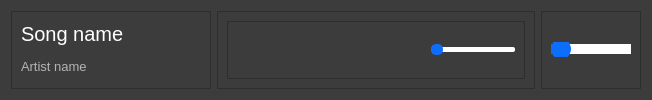
     <widget class="QFrame" name="Player_field">
      <property name="minimumSize">
       <size>
        <width>0</width>
        <height>100</height>
       </size>
      </property>
      <property name="maximumSize">
       <size>
        <width>16777215</width>
        <height>120</height>
       </size>
      </property>
      <property name="styleSheet">
       <string notr="true">background-color: rgb(60, 60, 60);</string>
      </property>
      <property name="frameShape">
       <enum>QFrame::NoFrame</enum>
      </property>
      <property name="frameShadow">
       <enum>QFrame::Raised</enum>
      </property>
      <layout class="QHBoxLayout" name="horizontalLayout_11">
       <item>
        <widget class="QFrame" name="frame_player_song_info">
         <property name="minimumSize">
          <size>
           <width>200</width>
           <height>0</height>
          </size>
         </property>
         <property name="maximumSize">
          <size>
           <width>300</width>
           <height>16777215</height>
          </size>
         </property>
         <property name="frameShape">
          <enum>QFrame::StyledPanel</enum>
         </property>
         <property name="frameShadow">
          <enum>QFrame::Raised</enum>
         </property>
         <layout class="QVBoxLayout" name="verticalLayout_26">
          <item>
           <widget class="QLabel" name="label_player_song_name">
            <property name="font">
             <font>
              <pointsize>15</pointsize>
             </font>
            </property>
            <property name="styleSheet">
             <string notr="true">color: #FFF;</string>
            </property>
            <property name="text">
             <string>Song name</string>
            </property>
           </widget>
          </item>
          <item>
           <widget class="QLabel" name="label_player_artist_name">
            <property name="font">
             <font>
              <pointsize>10</pointsize>
             </font>
            </property>
            <property name="styleSheet">
             <string notr="true">color: rgb(180,180,180);</string>
            </property>
            <property name="text">
             <string>Artist name</string>
            </property>
           </widget>
          </item>
         </layout>
        </widget>
       </item>
       <item>
        <widget class="QFrame" name="frame_player_navigator">
         <property name="styleSheet">
          <string notr="true"/>
         </property>
         <property name="frameShape">
          <enum>QFrame::StyledPanel</enum>
         </property>
         <property name="frameShadow">
          <enum>QFrame::Raised</enum>
         </property>
         <layout class="QHBoxLayout" name="horizontalLayout_12">
          <item>
           <widget class="QFrame" name="frame_player_navigator_buttons">
            <property name="frameShape">
             <enum>QFrame::StyledPanel</enum>
            </property>
            <property name="frameShadow">
             <enum>QFrame::Raised</enum>
            </property>
            <layout class="QHBoxLayout" name="horizontalLayout_9">
             <item>
              <widget class="QPushButton" name="btn_player_navigator_repeat">
               <property name="minimumSize">
                <size>
                 <width>30</width>
                 <height>30</height>
                </size>
               </property>
               <property name="styleSheet">
                <string notr="true">QPushButton {
	color: rgb(255,255,255);
	border: 0px solid;
	border-radius: 15px;
}
QPushButton:hover {
	background-color: rgb(85, 170, 255);
}</string>
               </property>
               <property name="text">
                <string/>
               </property>
               <property name="icon">
                <iconset resource="icons.qrc">
                 <normaloff>:/icons/icons/repeat.svg</normaloff>:/icons/icons/repeat.svg</iconset>
               </property>
              </widget>
             </item>
             <item>
              <widget class="QPushButton" name="btn_player_navigator_previous">
               <property name="minimumSize">
                <size>
                 <width>30</width>
                 <height>30</height>
                </size>
               </property>
               <property name="styleSheet">
                <string notr="true">QPushButton {
	color: rgb(255,255,255);
	border: 0px solid;
	border-radius: 15px;
}
QPushButton:hover {
	background-color: rgb(85, 170, 255);
}</string>
               </property>
               <property name="text">
                <string/>
               </property>
               <property name="icon">
                <iconset resource="icons.qrc">
                 <normaloff>:/icons/icons/skip-back.svg</normaloff>:/icons/icons/skip-back.svg</iconset>
               </property>
              </widget>
             </item>
             <item>
              <widget class="QPushButton" name="btn_player_navigator_playPause">
               <property name="minimumSize">
                <size>
                 <width>36</width>
                 <height>36</height>
                </size>
               </property>
               <property name="styleSheet">
                <string notr="true">QPushButton {
	color: rgb(255,255,255);
	border: 0px solid;
	border-radius: 18px;
}
QPushButton:hover {
	background-color: rgb(85, 170, 255);
}</string>
               </property>
               <property name="text">
                <string/>
               </property>
               <property name="icon">
                <iconset resource="icons.qrc">
                 <normaloff>:/icons/icons/play.svg</normaloff>:/icons/icons/play.svg</iconset>
               </property>
               <property name="iconSize">
                <size>
                 <width>24</width>
                 <height>24</height>
                </size>
               </property>
              </widget>
             </item>
             <item>
              <widget class="QPushButton" name="btn_player_navigator_forward">
               <property name="minimumSize">
                <size>
                 <width>30</width>
                 <height>30</height>
                </size>
               </property>
               <property name="styleSheet">
                <string notr="true">QPushButton {
	color: rgb(255,255,255);
	border: 0px solid;
	border-radius: 15px;
}
QPushButton:hover {
	background-color: rgb(85, 170, 255);
}</string>
               </property>
               <property name="text">
                <string/>
               </property>
               <property name="icon">
                <iconset resource="icons.qrc">
                 <normaloff>:/icons/icons/skip-forward.svg</normaloff>:/icons/icons/skip-forward.svg</iconset>
               </property>
              </widget>
             </item>
             <item>
              <widget class="QPushButton" name="btn_player_navigator_shuffle">
               <property name="minimumSize">
                <size>
                 <width>30</width>
                 <height>30</height>
                </size>
               </property>
               <property name="styleSheet">
                <string notr="true">QPushButton {
	color: rgb(255,255,255);
	border: 0px solid;
	border-radius: 15px;
}
QPushButton:hover {
	background-color: rgb(85, 170, 255);
}</string>
               </property>
               <property name="text">
                <string/>
               </property>
               <property name="icon">
                <iconset resource="icons.qrc">
                 <normaloff>:/icons/icons/shuffle.svg</normaloff>:/icons/icons/shuffle.svg</iconset>
               </property>
              </widget>
             </item>
             <item>
              <widget class="QSlider" name="slider_player_navigator_progress_bar">
               <property name="styleSheet">
                <string notr="true">QSlider::groove:horizontal { 
	background-color: white;
	border: 0px solid #424242; 
	height: 5px; 
	border-radius: 2px;
}

QSlider::handle:horizontal { 
	background-color: #0d6efd; 
	border: 2px solid #0d6efd; 
	width: 8px; 
	height: 10px; 
	line-height: 10px; 
	margin-top: -3px; 
	margin-bottom: -3px; 
	border-radius: 5px; 
}

QSlider::handle:horizontal:hover { 
	border-radius: 5px;
}

QSlider::sub-page:horizontal {
	background-color: #0d6efd;
}</string>
               </property>
               <property name="orientation">
                <enum>Qt::Horizontal</enum>
               </property>
              </widget>
             </item>
            </layout>
           </widget>
          </item>
         </layout>
        </widget>
       </item>
       <item>
        <widget class="QFrame" name="frame_player_volume">
         <property name="minimumSize">
          <size>
           <width>100</width>
           <height>0</height>
          </size>
         </property>
         <property name="maximumSize">
          <size>
           <width>100</width>
           <height>16777215</height>
          </size>
         </property>
         <property name="frameShape">
          <enum>QFrame::StyledPanel</enum>
         </property>
         <property name="frameShadow">
          <enum>QFrame::Raised</enum>
         </property>
         <layout class="QHBoxLayout" name="horizontalLayout_10">
          <item>
           <widget class="QSlider" name="slider_player_volume">
            <property name="styleSheet">
             <string notr="true">QSlider::groove:horizontal { 
	background-color: white;
	border: 0px solid #424242; 
	height: 10px; 
}

QSlider::handle:horizontal { 
	background-color: #0d6efd; 
	border: 2px solid #0d6efd; 
	width: 16px; 
	height: 20px; 
	line-height: 20px; 
	margin-top: -5px; 
	margin-bottom: -5px; 
	border-radius: 10px; 
}

QSlider::handle:horizontal:hover { 
	border-radius: 10px;
}

QSlider::sub-page:horizontal {
	background-color: #0d6efd;
	border-radius: 4pxl
}</string>
            </property>
            <property name="orientation">
             <enum>Qt::Horizontal</enum>
            </property>
           </widget>
          </item>
         </layout>
        </widget>
       </item>
      </layout>
     </widget>
